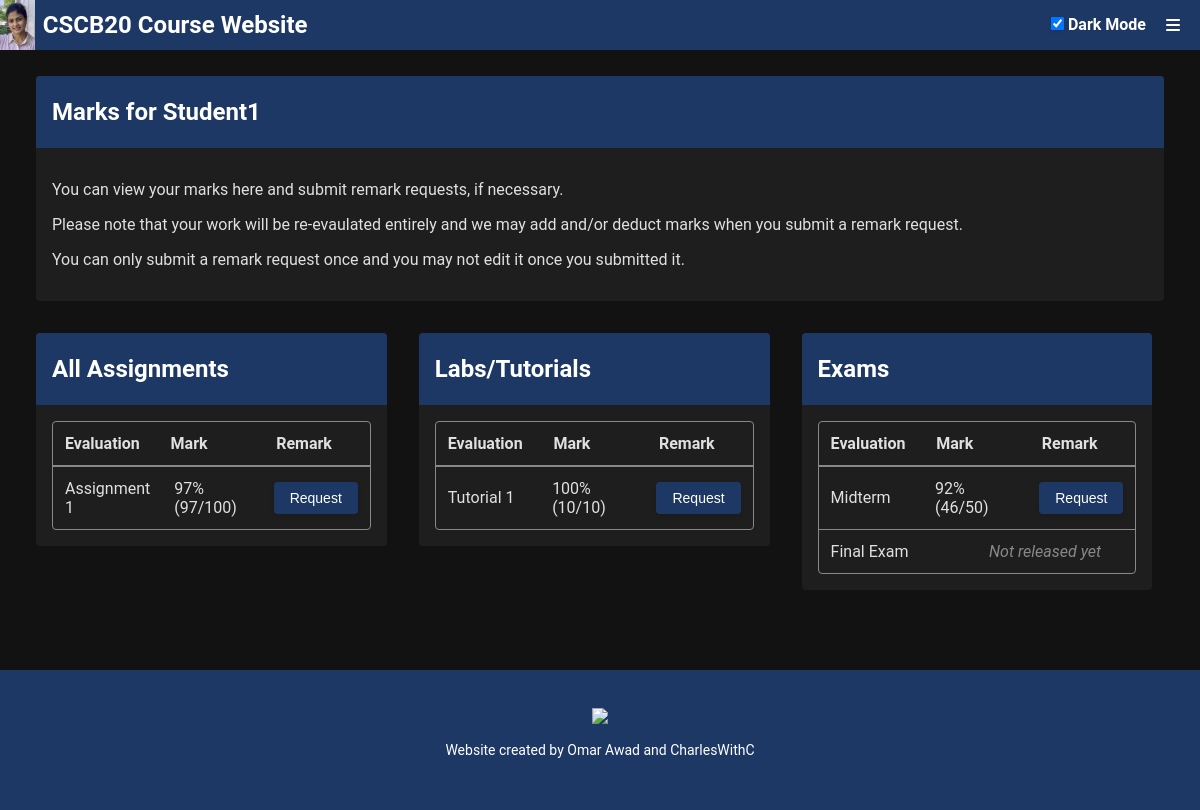
Page /grades (signed in) on the committed database.
### src/app.py (models this page shows, shortened)
class Mark(db.Model):
    __tablename__ = 'marks'
    markId = db.Column(db.Integer, primary_key=True)
    userId = db.Column(db.Integer, db.ForeignKey('users.userId', ondelete='CASCADE'), nullable=False)
    markGroupId = db.Column(db.Integer, db.ForeignKey('markGroups.groupId', ondelete='CASCADE'), nullable=False)
    grade = db.Column(db.Integer, nullable=False)
    updatedAt = db.Column(db.Integer, nullable=False)
    remark_requests = db.relationship('RemarkRequest', backref='mark', lazy=True)

class MarkGroup(db.Model):
    __tablename__ = 'markGroups'
    groupId = db.Column(db.Integer, primary_key=True)
    title = db.Column(db.String(255), nullable=False)
    maxGrade = db.Column(db.Integer, nullable=False)
    createdAt = db.Column(db.Integer, nullable=False)
    releasedAt = db.Column(db.Integer, nullable=False)
    marks = db.relationship('Mark', backref='mark_group', lazy=True)
    remark_requests = db.relationship('RemarkRequest', backref='mark_group', lazy=True)

### src/app.py (the view, shortened to what this page needs)
@app.route('/grades')
def grades():
    if 'userId' not in session:
        return redirect(url_for('login', message="Please login to access the grades."))
    current_user_id = session.get('userId')
    current_time = int(time.time())
    if session.get('userInfo', {}).get('accountType') == 'stu':
        student_marks = db.session.query(Mark, MarkGroup, RemarkRequest)\
                            .join(MarkGroup, Mark.markGroupId == MarkGroup.groupId)\
                            .outerjoin(RemarkRequest, Mark.markId == RemarkRequest.markId)\
                            .filter(Mark.userId == current_user_id)\
                            .all()
        return render_template('grades_student.html', student_marks = student_marks, current_time = current_time)

### src/templates/grades_student.html (shortened to what this page needs)
{% extends 'base.html' %}
{% from 'components/grades_table_row_student.html' import grades_table_row_student %}
{% from 'components/modal_regrade_request.html' import modal_regrade_request %}
{% block content %}
<div class="main-container">
    <div class="flex-container">
        <div class="no-flex">
            <div class="container">
                <div class="container-header">
                    <h2>Marks for {{ session['userInfo']['displayName'] }}</h2>
                </div>
                <div class="container-content">
                    <p>You can view your marks here and submit remark requests, if necessary.</p>
                    <p>Please note that your work will be re-evaulated entirely and we may add and/or deduct marks when you submit a remark request.</p>
                    <p>You can only submit a remark request once and you may not edit it once you submitted it.</p>
                </div>
            </div>
        </div>
    </div>
    <div class="contain-33 flex-container">
        <div class="flex-33">
            <div class="container">
                <div class="container-header">
                    <h2>All Assignments</h2>
                </div>
                <div class="container-content">
                    <div class="grades-table">
                        <div class="table-header">
                            <div class="header-cell">Evaluation</div>
                            <div class="header-cell">Mark</div>
                            <div class="header-cell">Remark</div>
                        </div>
                        {% for mark in student_marks %}
                            {% if ("assignment" in mark[1].title.lower()) %}
                                {{ grades_table_row_student(mark, current_time) }}
                            {% endif %}
                        {% endfor %}
                    </div>
                </div>
            </div>
        </div>
        <div class="flex-33">
            <div class="container">
                <div class="container-header">
                    <h2>Labs/Tutorials</h2>
                </div>
                <div class="container-content">
                    <div class="grades-table">
                        <div class="table-header">
                            <div class="header-cell">Evaluation</div>
                            <div class="header-cell">Mark</div>
                            <div class="header-cell">Remark</div>
                        </div>
                        {% for mark in student_marks %}
                            {% if ("lab" in mark[1].title.lower() or "tutorial" in mark[1].title.lower()) %}
                                {{ grades_table_row_student(mark, current_time) }}
                            {% endif %}
                        {% endfor %}
                    </div>
                </div>
            </div>
        </div>
        <div class="flex-33">
            <div class="container">
                <div class="container-header">
                    <h2>Exams</h2>
                </div>
                <div class="container-content">
                    <div class="grades-table">
                        <div class="table-header">
                            <div class="header-cell">Evaluation</div>
                            <div class="header-cell">Mark</div>
                            <div class="header-cell">Remark</div>
                        </div>
                        {% for mark in student_marks %}
                            {% if ("exam" in mark[1].title.lower() or "midterm" in mark[1].title.lower() or "final" in mark[1].title.lower()) %}
                                {{ grades_table_row_student(mark, current_time) }}
                            {% endif %}
                        {% endfor %}
                    </div>
                </div>
            </div>
        </div>
    </div>
</div>
{% endblock %}

### src/templates/components/grades_table_row_student.html
{% macro grades_table_row_student(mark, current_time) %}
<div class="table-row">
    <div class="table-cell">{{ mark[1].title }}</div>
    {% if mark[1].releasedAt <= current_time %}
        <div class="table-cell">{{ 100 * mark[0].grade // mark[1].maxGrade }}% ({{ mark[0].grade }}/{{ mark[1].maxGrade }})</div>
    {% endif %}
    <div class="table-cell">
        {% if not mark[2] and mark[1].releasedAt <= current_time %}
        <button class="regrade-button" data-mark-id="{{ mark[0].markId }}" data-mark-group-title="{{ mark[1].title }}">Request</button>
        {% elif mark[2] and mark[2].status == 'Pending' %}
        <span class="muted">Requested (Pending)</span>
        {% elif mark[2] and mark[2].status == 'Approved' %}
        <span class="success-message">Approved</span>
        {% elif mark[2] and mark[2].status == 'Rejected' %}
        <span class="error-message">Rejected</span>
        {% else %}
        <span class="muted">Not released yet</span>
        {% endif %}
    </div>
</div>
{% endmacro %}

### src/static/css/styles.css (style rules this page uses)
:root { --body-background: #ECF0F3; --body-color: #0d0d0d; --container-background: white; --dropdown-hover-color: #0d0d0d; --dropdown-hover-background: #f0f0f0; }
[data-theme="dark"] { --body-background: #121212; --body-color: #e0e0e0; --container-background: #1e1e1e; --dropdown-hover-color: #e0e0e0; --dropdown-hover-background: #333; }
body { font-family: 'Roboto', sans-serif; padding: 0; margin: 0; background-color: var(--body-background); color: var(--body-color); }
.main-container { margin-top: 50px; padding: 10px 20px; color: #fae3e3; min-height: calc(100vh - 200px); }
.flex-container { display: flex; }
.no-flex { width: 100%; }
.flex-33 { width: 33%; }
.container { margin: 16px; border-radius: 4px; animation: floatUp 0.8s ease-out forwards; opacity: 0; overflow: auto; background-color: var(--container-background); color: var(--body-color); }
.container-header { background-color: #1E3866; color: white; padding: 2px 16px; }
.container-content { padding: 16px; }
button { border-radius: 4px; padding: 8px 16px; font-size: 14px; border: none; box-shadow: 0 2px 5px rgba(0, 0, 0, 0.1); background-color: #1E3866; color: white; cursor: pointer; }
.grades-table { display: flex; flex-direction: column; border: 1px solid #888; border-radius: 4px; overflow: scroll; }
.table-header { display: flex; font-weight: bold; border-bottom: 2px solid #888; }
.table-row { display: flex; border-bottom: 1px solid #888; }
.table-row:last-child { border-bottom: none; }
.header-cell, .table-cell { flex: 1; padding: 12px; display: flex; align-items: center; }
.muted { color: #888; font-style: italic; }

### rows in the picture
Mark: title "Assignment 1", 100*mark[0].grade//mark[1].maxGrade "97", grade "97", maxGrade "100"
Mark: title "Tutorial 1", 100*mark[0].grade//mark[1].maxGrade "100", grade "10", maxGrade "10"
Mark: title "Midterm", 100*mark[0].grade//mark[1].maxGrade "92", grade "46", maxGrade "50"
Mark: title "Final Exam", shows "Not released yet"

### other values in the picture
{{ session['userInfo']['displayName'] }} "Student1"
